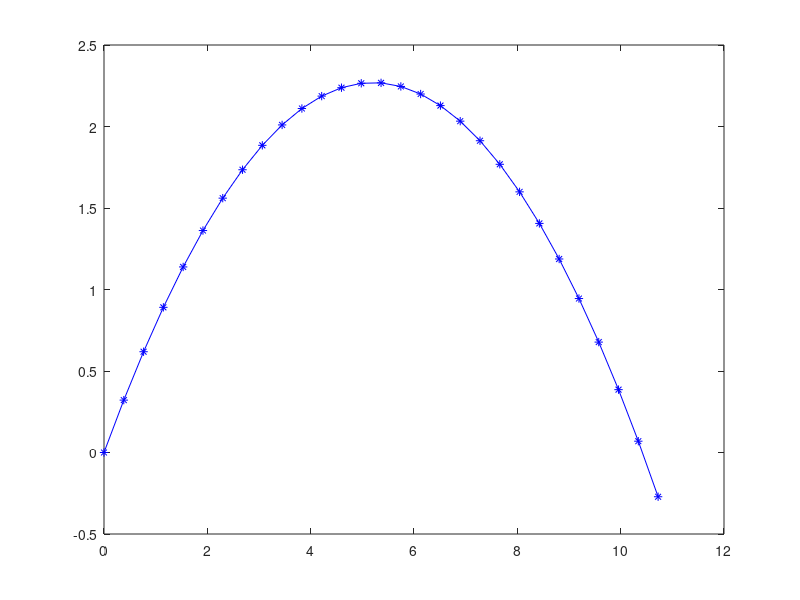

Write the MATLAB code that produced this figure.
% Simpe game based on projectile motion in 2D
clear all

% Initial condition
v = 10;
alpha = 40;
x = 0; 
y = 0;

dt = 0.05;
g = 9.81;

% Map alha from radians to degree
alpha = alpha * pi/180;

% Calculate velocity components

vx = v * cos(alpha);
vy = v * sin(alpha);

% Initialize array for stroing velocity and position components
xt(1) = x;
yt(1) = y;
vxt(1) = vx;
vyt(1) = vy;

% Iterate over time steps
for i = 2 : 200
    vxt(i) = vxt(i-1);
    vyt(i) = vyt(i-1) - g*dt;
    xt(i) = xt(i-1) + vxt(i-1)*dt;
    yt(i) = yt(i-1) + vyt(i-1)*dt; 
    if (yt(i)< 0)
      break;
    end
end

% Visualise projectile trajectory
plot(xt, yt, '*-b');    
